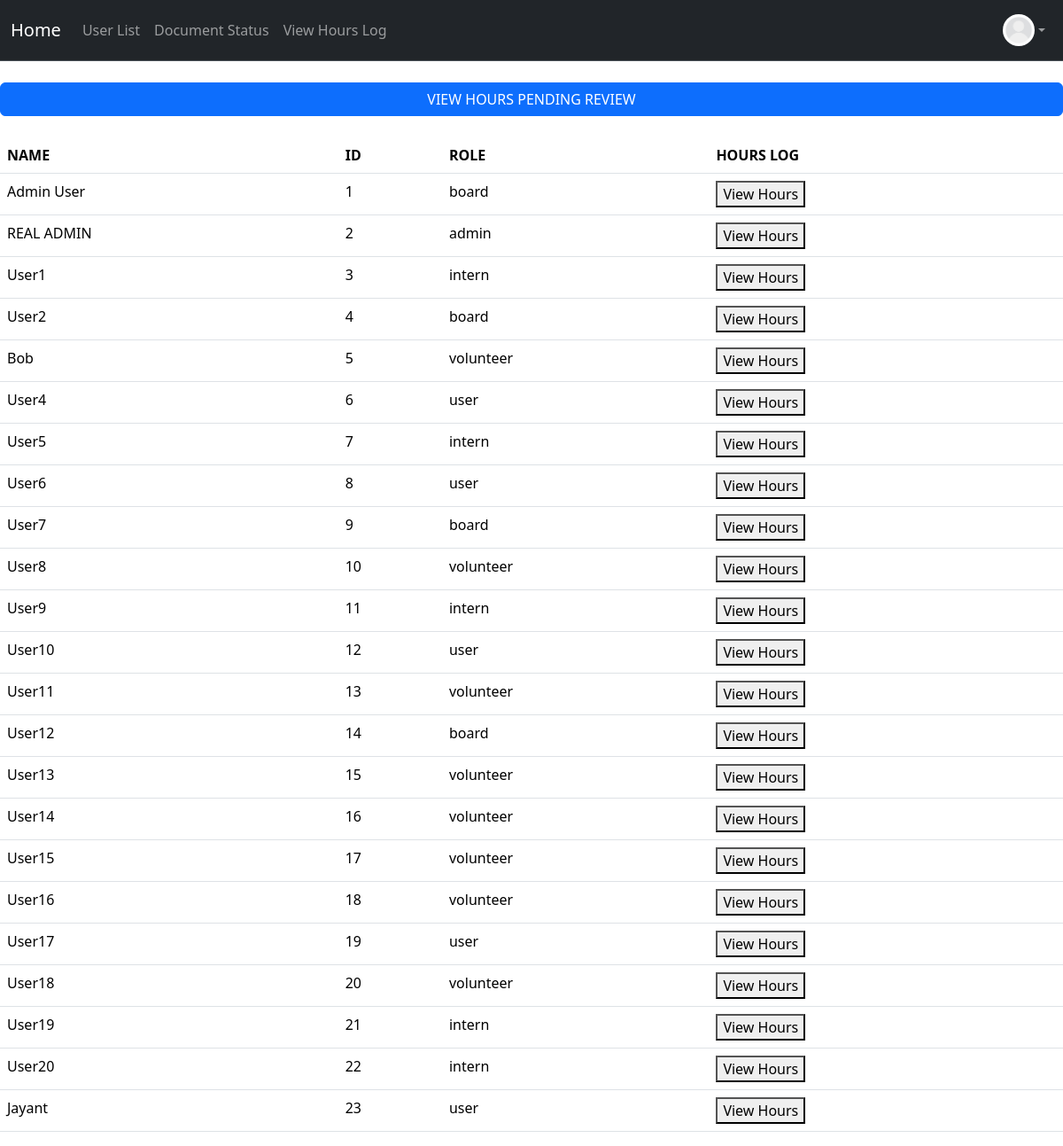
The page /hours/log (signed in) on the database as committed earlier.
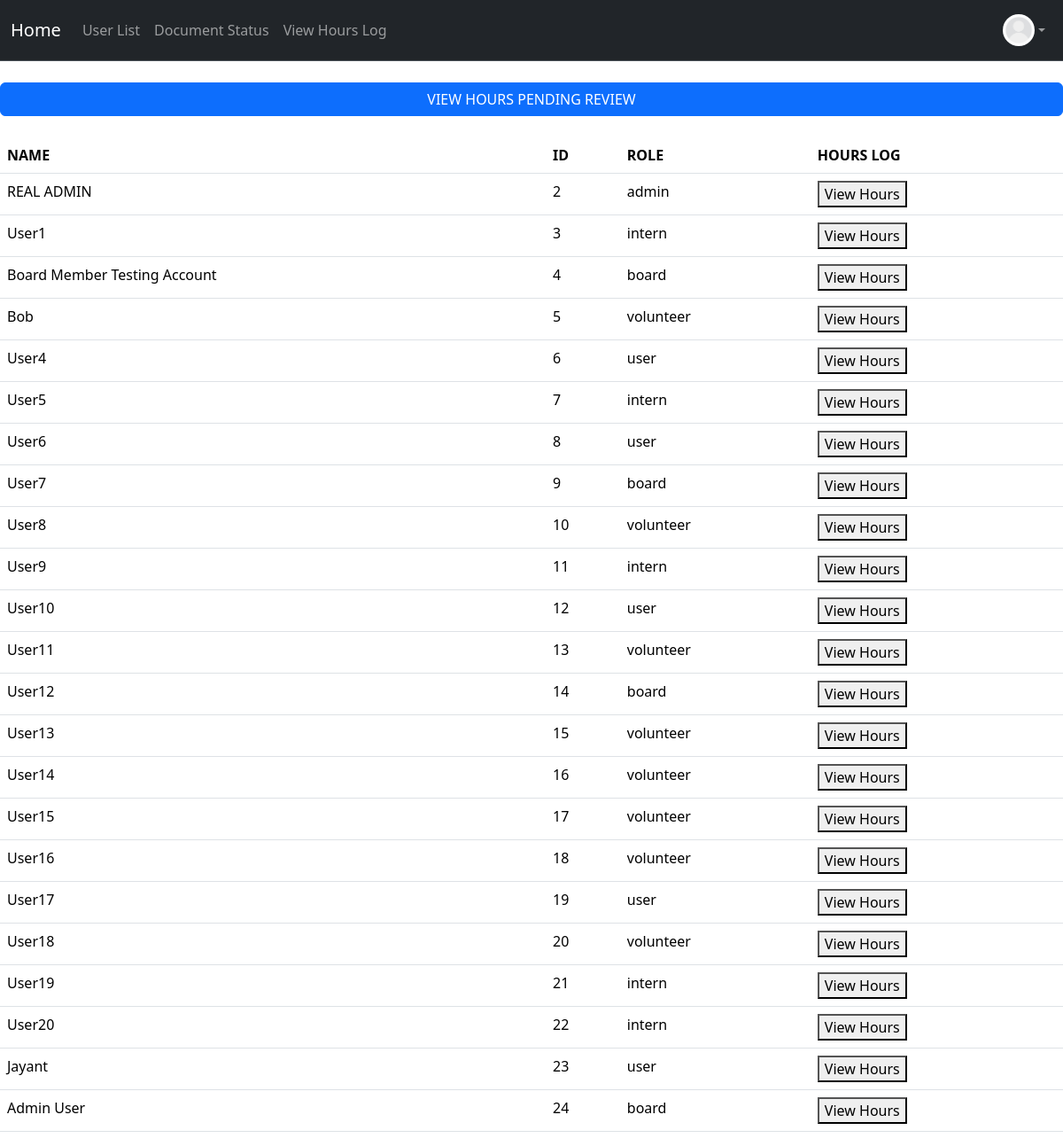
The same page on the database as committed later.
### project/models.py (models this page shows, shortened)
class User(db.Model, UserMixin):
    __tablename__ = 'users'
    id: Mapped[int] = mapped_column(primary_key=True)
    name: Mapped[str] = mapped_column()
    email: Mapped[str] = mapped_column(unique=True)
    password_hash: Mapped[str] = mapped_column(db.String(128))
    picture: Mapped[str] = mapped_column(default="default.jpeg")
    role: Mapped[str] = mapped_column(default="user")  # "user", "volunteer", " intern", "board"
    hours: Mapped[List["Hours"]] = relationship("Hours", back_populates="user", cascade="all, delete-orphan")
    documents: Mapped[List["Document"]] = relationship("Document", back_populates="user", cascade="all, delete-orphan")

### app.py (the view)
@app.route("/hours/log", methods=["GET", "POST"])
@login_required
@permission_required('volunteer')
def hours_log():
    if current_user.role in ['volunteer', 'intern']:
        form = AddHoursForm()  # Create form to add hours
        if request.method == "POST":
            if form.validate_on_submit():  # If form is valid
                log = Hours(
                    activity_name=form.data['activity_name'],
                    date=form.data['date'],
                    start_time=form.data['start_time'],
                    end_time=form.data['end_time'],
                    amount=form.data['amount'],
                    description=form.data['description'],
                    user=current_user
                )
                db.session.add(log)
                db.session.commit()
                flash("You have logged your hours!")
                return redirect(url_for('specific_log_hours'))
            else:
                flash("Error")
                print("Form errors:", form.errors)
        return render_template("hours_log.html", form=form)
    else:  # board or admin
        users = User.query.all()
        return render_template("hours_log.html", users=users)

### project/models.py (called while the page is built)
@login_manager.user_loader
def load_user(user_id):
    return User.query.get(user_id)

### project/templates/hours_log.html (shortened to what this page needs)
{% extends "base.html" %}
{% block content %}
    {% if current_user.role != "admin" and current_user.role != "board" %}
        <div id="Auth_Page">
            <div id="Alignment">
                <h3>Request Hours</h3>
                <div id="Inner_Content">
                    <form method="POST" action="{{ url_for('hours_log') }}">
                        {{ form.hidden_tag() }}
                        <div> {{ form.activity_name.label }} {{ form.activity_name() }} </div>
                        <div> {{ form.date.label }} {{ form.date() }} </div>
                        <div>{{ form.start_time.label }} {{ form.start_time() }} </div>
                        <div>{{ form.end_time.label }} {{ form.end_time() }} </div>
                        <div>{{ form.amount.label }} {{ form.amount() }} </div>
                        <div>{{ form.description.label }} {{ form.description() }} </div>
                        <div>{{ form.submit() }}</div>
                        <div>
                            <a class="btn btn-success" href="{{ url_for('specific_log_hours') }}">VIEW LOGGED HOURS</a>
                        </div>
                    </form>
                </div>
            </div>
        </div>
        {% else %}
            <br>
            <div class="d-grid gap-2">
                <button class="btn btn-primary" type="submit"><a class="nav-link" href="{{ url_for('pending_hours') }}">VIEW HOURS PENDING REVIEW</a></button>
            </div>
            <br>
            <table class="table table-hover">
            <thead>
                <tr>
                <th scope="col">NAME</th>
                <th scope="col">ID</th>
                <th scope="col">ROLE</th>
                <th scope="col">HOURS LOG</th>
                </tr>
            </thead>
            <tbody>
            {% for user in users %}
                {% set log_num = loop.index %}
                <form action="{{ url_for('specific_log_hours') }}" method="get" style="display:inline;">
                    <tr>
                    <td><span class="id">{{ user.name }}</span></td>
                    <td><span class="id">{{ user.id }}</span></td>
                    <td><span class="role">{{ user.role }}</span></td>
                    <td><button type="submit">View Hours</button></td>
                    </tr>
                </form>
            {% endfor %}
            </tbody>
            </table>
        {% endif %}
{% endblock %}

### project/templates/base.html (shortened to what this page needs)
<!DOCTYPE html>
<html>
  <head>
    <link href="https://cdn.jsdelivr.net/npm/bootstrap@5.3.8/dist/css/bootstrap.min.css" rel="stylesheet">
  </head>
  <body>
    <nav class="navbar navbar-expand bg-dark border-bottom border-body" data-bs-theme="dark">
      <div class="container-fluid d-flex">
        <a class="navbar-brand"
            href="{% if current_user.is_authenticated and current_user.role == 'admin' %}
              {{ url_for('admin_dashboard') }}
            {% elif current_user.is_authenticated and current_user.role == 'board' %}
              {{ url_for('board_dashboard') }}
            {% elif current_user.is_authenticated and current_user.role == 'volunteer' %}
                {{ url_for('volunteer_dashboard') }}
            {% elif current_user.is_authenticated and current_user.role == 'intern' %}
                {{ url_for('intern_dashboard') }}
            {% else %}
              {{ url_for('user_dashboard') }}
          {% endif %}">
          Home
        </a>
        <ul class="navbar-nav mb-2 mb-lg-0 d-flex flex-row">
          {% if current_user.is_authenticated %}
            {% if current_user.role == 'admin' or current_user.role == 'board' %}
              <li class="nav-item">
                <a class="nav-link" href="{{ url_for('user_list') }}">User List</a>
              </li>
              {% endif %}
            <li class="nav-item">
              <a class="nav-link" href="{{ url_for('document_status') }}">Document Status</a>
            </li>
            <li class="nav-item">
              <a class="nav-link"
              href="{{ url_for('hours_log') }}">
                  View Hours Log </a>
            </li>
          {% endif %}
        </ul>
        {% if current_user.is_authenticated %}
        <ul class="navbar-nav ms-auto mb-2 mb-lg-0">
          <li class="nav-item dropdown">
            <a class="nav-link dropdown-toggle d-flex align-items-center" href="#" id="profileDropdown" role="button" data-bs-toggle="dropdown" aria-expanded="false">
              <img src="{{ url_for('static', filename='profile_pics/' ~ current_user.picture ) }}" alt="Profile" style="height:36px;width:36px;border-radius:50%;">
            </a>
          </li>
        </ul>
        {% endif %}
      </div>
    </nav>
    {% block content %}
    {% endblock %}
  </body>
</html>

### project/templates/base.html (style rules this page uses)
.dropdown { position: relative; display: inline-block; }

Rows that differ between the two databases and show on the page:
removed User: name "Admin User", id "1", role "board"
changed User id 4: name "User2" → "Board Member Testing Account"
added User: name "Admin User", id "24", role "board"
